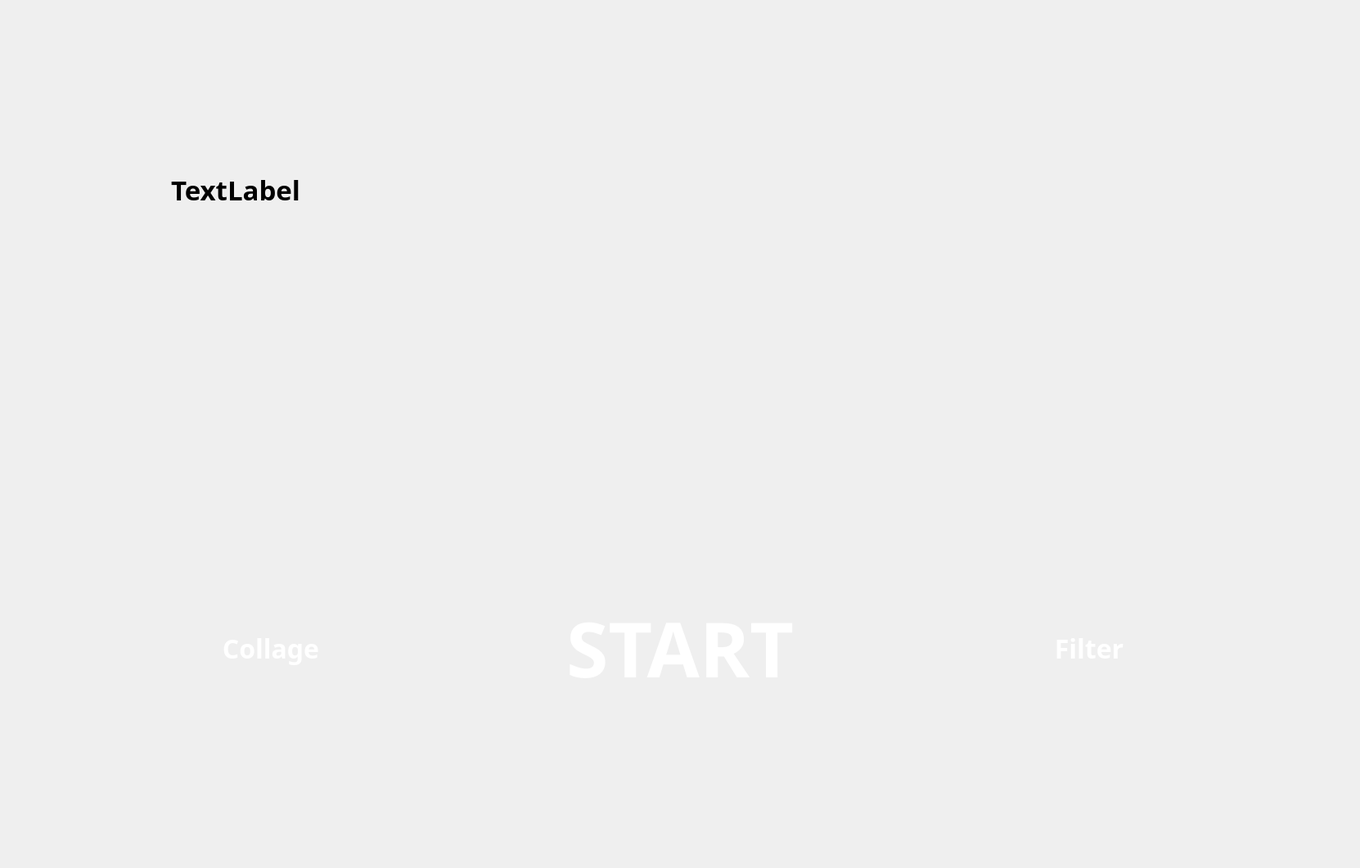
<?xml version="1.0" encoding="UTF-8"?>
<ui version="4.0">
 <class>MainWindow</class>
 <widget class="QMainWindow" name="MainWindow">
  <property name="geometry">
   <rect>
    <x>0</x>
    <y>0</y>
    <width>1662</width>
    <height>1061</height>
   </rect>
  </property>
  <property name="sizePolicy">
   <sizepolicy hsizetype="MinimumExpanding" vsizetype="MinimumExpanding">
    <horstretch>0</horstretch>
    <verstretch>0</verstretch>
   </sizepolicy>
  </property>
  <property name="windowTitle">
   <string>Photobox</string>
  </property>
  <property name="windowIcon">
   <iconset>
    <normaloff>:/images/images/aperature.png</normaloff>:/images/images/aperature.png</iconset>
  </property>
  <property name="styleSheet">
   <string notr="true"/>
  </property>
  <property name="documentMode">
   <bool>false</bool>
  </property>
  <property name="tabShape">
   <enum>QTabWidget::Rounded</enum>
  </property>
  <property name="unifiedTitleAndToolBarOnMac">
   <bool>false</bool>
  </property>
  <widget class="QWidget" name="centralwidget">
   <property name="sizePolicy">
    <sizepolicy hsizetype="MinimumExpanding" vsizetype="MinimumExpanding">
     <horstretch>0</horstretch>
     <verstretch>0</verstretch>
    </sizepolicy>
   </property>
   <property name="styleSheet">
    <string notr="true"/>
   </property>
   <layout class="QGridLayout" name="gridLayout_3">
    <property name="leftMargin">
     <number>0</number>
    </property>
    <property name="topMargin">
     <number>0</number>
    </property>
    <property name="rightMargin">
     <number>0</number>
    </property>
    <property name="bottomMargin">
     <number>0</number>
    </property>
    <property name="spacing">
     <number>0</number>
    </property>
    <item row="0" column="0">
     <widget class="QStackedWidget" name="stackedWidget">
      <property name="sizePolicy">
       <sizepolicy hsizetype="MinimumExpanding" vsizetype="MinimumExpanding">
        <horstretch>0</horstretch>
        <verstretch>0</verstretch>
       </sizepolicy>
      </property>
      <property name="layoutDirection">
       <enum>Qt::LeftToRight</enum>
      </property>
      <property name="autoFillBackground">
       <bool>false</bool>
      </property>
      <property name="styleSheet">
       <string notr="true"/>
      </property>
      <property name="currentIndex">
       <number>0</number>
      </property>
      <widget class="QWidget" name="start_page">
       <property name="sizePolicy">
        <sizepolicy hsizetype="MinimumExpanding" vsizetype="MinimumExpanding">
         <horstretch>0</horstretch>
         <verstretch>0</verstretch>
        </sizepolicy>
       </property>
       <property name="styleSheet">
        <string notr="true">QWidget#start_page{
border-image: url(:/files/backgrounds/background.png) 0 0 0 0 stretch stretch;
}</string>
       </property>
       <layout class="QVBoxLayout" name="verticalLayout_5">
        <item>
         <layout class="QVBoxLayout" name="verticalLayout">
          <item>
           <spacer name="verticalSpacer_4">
            <property name="orientation">
             <enum>Qt::Vertical</enum>
            </property>
            <property name="sizeType">
             <enum>QSizePolicy::Fixed</enum>
            </property>
            <property name="sizeHint" stdset="0">
             <size>
              <width>20</width>
              <height>200</height>
             </size>
            </property>
           </spacer>
          </item>
          <item>
           <layout class="QHBoxLayout" name="horizontalLayout_2">
            <item>
             <spacer name="horizontalSpacer_2">
              <property name="orientation">
               <enum>Qt::Horizontal</enum>
              </property>
              <property name="sizeType">
               <enum>QSizePolicy::Fixed</enum>
              </property>
              <property name="sizeHint" stdset="0">
               <size>
                <width>200</width>
                <height>20</height>
               </size>
              </property>
             </spacer>
            </item>
            <item>
             <widget class="QLabel" name="welcome_message">
              <property name="font">
               <font>
                <family>Oxanium</family>
                <pointsize>25</pointsize>
                <weight>75</weight>
                <bold>true</bold>
               </font>
              </property>
              <property name="styleSheet">
               <string notr="true">color: rgb(0, 0, 0);</string>
              </property>
              <property name="text">
               <string>TextLabel</string>
              </property>
             </widget>
            </item>
            <item>
             <spacer name="horizontalSpacer">
              <property name="orientation">
               <enum>Qt::Horizontal</enum>
              </property>
              <property name="sizeType">
               <enum>QSizePolicy::Expanding</enum>
              </property>
              <property name="sizeHint" stdset="0">
               <size>
                <width>40</width>
                <height>20</height>
               </size>
              </property>
             </spacer>
            </item>
           </layout>
          </item>
          <item>
           <spacer name="verticalSpacer_8">
            <property name="orientation">
             <enum>Qt::Vertical</enum>
            </property>
            <property name="sizeHint" stdset="0">
             <size>
              <width>20</width>
              <height>40</height>
             </size>
            </property>
           </spacer>
          </item>
          <item>
           <layout class="QHBoxLayout" name="horizontalLayout_3">
            <property name="spacing">
             <number>200</number>
            </property>
            <property name="bottomMargin">
             <number>60</number>
            </property>
            <item>
             <spacer name="horizontalSpacer_7">
              <property name="orientation">
               <enum>Qt::Horizontal</enum>
              </property>
              <property name="sizeType">
               <enum>QSizePolicy::MinimumExpanding</enum>
              </property>
              <property name="sizeHint" stdset="0">
               <size>
                <width>20</width>
                <height>20</height>
               </size>
              </property>
             </spacer>
            </item>
            <item>
             <widget class="QPushButton" name="collage_button">
              <property name="enabled">
               <bool>true</bool>
              </property>
              <property name="sizePolicy">
               <sizepolicy hsizetype="Maximum" vsizetype="Maximum">
                <horstretch>0</horstretch>
                <verstretch>0</verstretch>
               </sizepolicy>
              </property>
              <property name="minimumSize">
               <size>
                <width>200</width>
                <height>200</height>
               </size>
              </property>
              <property name="font">
               <font>
                <family>Oxanium</family>
                <pointsize>24</pointsize>
                <weight>75</weight>
                <bold>true</bold>
               </font>
              </property>
              <property name="styleSheet">
               <string notr="true">QPushButton {
color: #FFFFFF;
border: none;
border-radius: 100px;
border-style: outset;
background: qradialgradient(
cx: 0.3, cy: -0.4, fx: 0.3, fy: -0.4,
radius: 1.35, stop: 0 #F6F5F4, stop: 1 #62A0EA
);
padding: 5px;
}

QPushButton:hover {
background: qradialgradient(
cx: 0.3, cy: -0.4, fx: 0.3, fy: -0.4,
radius: 1.35, stop: 0 #F6F5F4, stop: 1 #62A0EA
);
}

QPushButton:pressed {
border-style: inset;
background: qradialgradient(
cx: 0.4, cy: -0.1, fx: 0.4, fy: -0.1,
radius: 1.35, stop: 0 #1C71D8, stop: 1 #1C71D8
);
}

QPushButton:disabled {
border-style: inset;
background: qradialgradient(
cx: 0.4, cy: -0.1, fx: 0.4, fy: -0.1,
radius: 1.35, stop: 0 #C0BFBC, stop: 1 #F6F5F4
);
}</string>
              </property>
              <property name="text">
               <string>Collage</string>
              </property>
             </widget>
            </item>
            <item>
             <widget class="QPushButton" name="start_button">
              <property name="sizePolicy">
               <sizepolicy hsizetype="Maximum" vsizetype="Maximum">
                <horstretch>0</horstretch>
                <verstretch>0</verstretch>
               </sizepolicy>
              </property>
              <property name="minimumSize">
               <size>
                <width>400</width>
                <height>400</height>
               </size>
              </property>
              <property name="palette">
               <palette>
                <active>
                 <colorrole role="WindowText">
                  <brush brushstyle="SolidPattern">
                   <color alpha="255">
                    <red>255</red>
                    <green>255</green>
                    <blue>255</blue>
                   </color>
                  </brush>
                 </colorrole>
                 <colorrole role="Button">
                  <brush brushstyle="RadialGradientPattern">
                   <gradient centralx="0.300000000000000" centraly="-0.400000000000000" focalx="0.300000000000000" focaly="-0.400000000000000" radius="1.350000000000000" type="RadialGradient" spread="PadSpread" coordinatemode="ObjectBoundingMode">
                    <gradientstop position="0.000000000000000">
                     <color alpha="255">
                      <red>246</red>
                      <green>245</green>
                      <blue>244</blue>
                     </color>
                    </gradientstop>
                    <gradientstop position="1.000000000000000">
                     <color alpha="255">
                      <red>237</red>
                      <green>51</green>
                      <blue>59</blue>
                     </color>
                    </gradientstop>
                   </gradient>
                  </brush>
                 </colorrole>
                 <colorrole role="Text">
                  <brush brushstyle="SolidPattern">
                   <color alpha="255">
                    <red>255</red>
                    <green>255</green>
                    <blue>255</blue>
                   </color>
                  </brush>
                 </colorrole>
                 <colorrole role="ButtonText">
                  <brush brushstyle="SolidPattern">
                   <color alpha="255">
                    <red>255</red>
                    <green>255</green>
                    <blue>255</blue>
                   </color>
                  </brush>
                 </colorrole>
                 <colorrole role="Base">
                  <brush brushstyle="RadialGradientPattern">
                   <gradient centralx="0.300000000000000" centraly="-0.400000000000000" focalx="0.300000000000000" focaly="-0.400000000000000" radius="1.350000000000000" type="RadialGradient" spread="PadSpread" coordinatemode="ObjectBoundingMode">
                    <gradientstop position="0.000000000000000">
                     <color alpha="255">
                      <red>246</red>
                      <green>245</green>
                      <blue>244</blue>
                     </color>
                    </gradientstop>
                    <gradientstop position="1.000000000000000">
                     <color alpha="255">
                      <red>237</red>
                      <green>51</green>
                      <blue>59</blue>
                     </color>
                    </gradientstop>
                   </gradient>
                  </brush>
                 </colorrole>
                 <colorrole role="Window">
                  <brush brushstyle="RadialGradientPattern">
                   <gradient centralx="0.300000000000000" centraly="-0.400000000000000" focalx="0.300000000000000" focaly="-0.400000000000000" radius="1.350000000000000" type="RadialGradient" spread="PadSpread" coordinatemode="ObjectBoundingMode">
                    <gradientstop position="0.000000000000000">
                     <color alpha="255">
                      <red>246</red>
                      <green>245</green>
                      <blue>244</blue>
                     </color>
                    </gradientstop>
                    <gradientstop position="1.000000000000000">
                     <color alpha="255">
                      <red>237</red>
                      <green>51</green>
                      <blue>59</blue>
                     </color>
                    </gradientstop>
                   </gradient>
                  </brush>
                 </colorrole>
                 <colorrole role="PlaceholderText">
                  <brush brushstyle="SolidPattern">
                   <color alpha="255">
                    <red>255</red>
                    <green>255</green>
                    <blue>255</blue>
                   </color>
                  </brush>
                 </colorrole>
                </active>
                <inactive>
                 <colorrole role="WindowText">
                  <brush brushstyle="SolidPattern">
                   <color alpha="255">
                    <red>255</red>
                    <green>255</green>
                    <blue>255</blue>
                   </color>
                  </brush>
                 </colorrole>
                 <colorrole role="Button">
                  <brush brushstyle="RadialGradientPattern">
                   <gradient centralx="0.300000000000000" centraly="-0.400000000000000" focalx="0.300000000000000" focaly="-0.400000000000000" radius="1.350000000000000" type="RadialGradient" spread="PadSpread" coordinatemode="ObjectBoundingMode">
                    <gradientstop position="0.000000000000000">
                     <color alpha="255">
                      <red>246</red>
                      <green>245</green>
                      <blue>244</blue>
                     </color>
                    </gradientstop>
                    <gradientstop position="1.000000000000000">
                     <color alpha="255">
                      <red>237</red>
                      <green>51</green>
                      <blue>59</blue>
                     </color>
                    </gradientstop>
                   </gradient>
                  </brush>
                 </colorrole>
                 <colorrole role="Text">
                  <brush brushstyle="SolidPattern">
                   <color alpha="255">
                    <red>255</red>
                    <green>255</green>
                    <blue>255</blue>
                   </color>
                  </brush>
                 </colorrole>
                 <colorrole role="ButtonText">
                  <brush brushstyle="SolidPattern">
                   <color alpha="255">
                    <red>255</red>
                    <green>255</green>
                    <blue>255</blue>
                   </color>
                  </brush>
                 </colorrole>
                 <colorrole role="Base">
                  <brush brushstyle="RadialGradientPattern">
                   <gradient centralx="0.300000000000000" centraly="-0.400000000000000" focalx="0.300000000000000" focaly="-0.400000000000000" radius="1.350000000000000" type="RadialGradient" spread="PadSpread" coordinatemode="ObjectBoundingMode">
                    <gradientstop position="0.000000000000000">
                     <color alpha="255">
                      <red>246</red>
                      <green>245</green>
                      <blue>244</blue>
                     </color>
                    </gradientstop>
                    <gradientstop position="1.000000000000000">
                     <color alpha="255">
                      <red>237</red>
                      <green>51</green>
                      <blue>59</blue>
                     </color>
                    </gradientstop>
                   </gradient>
                  </brush>
                 </colorrole>
                 <colorrole role="Window">
                  <brush brushstyle="RadialGradientPattern">
                   <gradient centralx="0.300000000000000" centraly="-0.400000000000000" focalx="0.300000000000000" focaly="-0.400000000000000" radius="1.350000000000000" type="RadialGradient" spread="PadSpread" coordinatemode="ObjectBoundingMode">
                    <gradientstop position="0.000000000000000">
                     <color alpha="255">
                      <red>246</red>
                      <green>245</green>
                      <blue>244</blue>
                     </color>
                    </gradientstop>
                    <gradientstop position="1.000000000000000">
                     <color alpha="255">
                      <red>237</red>
                      <green>51</green>
                      <blue>59</blue>
                     </color>
                    </gradientstop>
                   </gradient>
                  </brush>
                 </colorrole>
                 <colorrole role="PlaceholderText">
                  <brush brushstyle="SolidPattern">
                   <color alpha="255">
                    <red>255</red>
                    <green>255</green>
                    <blue>255</blue>
                   </color>
                  </brush>
                 </colorrole>
                </inactive>
                <disabled>
                 <colorrole role="WindowText">
                  <brush brushstyle="SolidPattern">
                   <color alpha="255">
                    <red>255</red>
                    <green>255</green>
                    <blue>255</blue>
                   </color>
                  </brush>
                 </colorrole>
                 <colorrole role="Button">
                  <brush brushstyle="RadialGradientPattern">
                   <gradient centralx="0.300000000000000" centraly="-0.400000000000000" focalx="0.300000000000000" focaly="-0.400000000000000" radius="1.350000000000000" type="RadialGradient" spread="PadSpread" coordinatemode="ObjectBoundingMode">
                    <gradientstop position="0.000000000000000">
                     <color alpha="255">
                      <red>246</red>
                      <green>245</green>
                      <blue>244</blue>
                     </color>
                    </gradientstop>
                    <gradientstop position="1.000000000000000">
                     <color alpha="255">
                      <red>237</red>
                      <green>51</green>
                      <blue>59</blue>
                     </color>
                    </gradientstop>
                   </gradient>
                  </brush>
                 </colorrole>
                 <colorrole role="Text">
                  <brush brushstyle="SolidPattern">
                   <color alpha="255">
                    <red>255</red>
                    <green>255</green>
                    <blue>255</blue>
                   </color>
                  </brush>
                 </colorrole>
                 <colorrole role="ButtonText">
                  <brush brushstyle="SolidPattern">
                   <color alpha="255">
                    <red>255</red>
                    <green>255</green>
                    <blue>255</blue>
                   </color>
                  </brush>
                 </colorrole>
                 <colorrole role="Base">
                  <brush brushstyle="RadialGradientPattern">
                   <gradient centralx="0.300000000000000" centraly="-0.400000000000000" focalx="0.300000000000000" focaly="-0.400000000000000" radius="1.350000000000000" type="RadialGradient" spread="PadSpread" coordinatemode="ObjectBoundingMode">
                    <gradientstop position="0.000000000000000">
                     <color alpha="255">
                      <red>246</red>
                      <green>245</green>
                      <blue>244</blue>
                     </color>
                    </gradientstop>
                    <gradientstop position="1.000000000000000">
                     <color alpha="255">
                      <red>237</red>
                      <green>51</green>
                      <blue>59</blue>
                     </color>
                    </gradientstop>
                   </gradient>
                  </brush>
                 </colorrole>
                 <colorrole role="Window">
                  <brush brushstyle="RadialGradientPattern">
                   <gradient centralx="0.300000000000000" centraly="-0.400000000000000" focalx="0.300000000000000" focaly="-0.400000000000000" radius="1.350000000000000" type="RadialGradient" spread="PadSpread" coordinatemode="ObjectBoundingMode">
                    <gradientstop position="0.000000000000000">
                     <color alpha="255">
                      <red>246</red>
                      <green>245</green>
                      <blue>244</blue>
                     </color>
                    </gradientstop>
                    <gradientstop position="1.000000000000000">
                     <color alpha="255">
                      <red>237</red>
                      <green>51</green>
                      <blue>59</blue>
                     </color>
                    </gradientstop>
                   </gradient>
                  </brush>
                 </colorrole>
                 <colorrole role="PlaceholderText">
                  <brush brushstyle="SolidPattern">
                   <color alpha="255">
                    <red>255</red>
                    <green>255</green>
                    <blue>255</blue>
                   </color>
                  </brush>
                 </colorrole>
                </disabled>
               </palette>
              </property>
              <property name="font">
               <font>
                <family>Oxanium</family>
                <pointsize>70</pointsize>
                <weight>75</weight>
                <bold>true</bold>
               </font>
              </property>
              <property name="autoFillBackground">
               <bool>false</bool>
              </property>
              <property name="styleSheet">
               <string notr="true">QPushButton {
color: #FFFFFF;
border: none;
border-radius: 200px;
border-style: outset;
background: qradialgradient(
cx: 0.3, cy: -0.4, fx: 0.3, fy: -0.4,
radius: 1.35, stop: 0 #F6F5F4, stop: 1 #ED333B
);
padding: 5px;
}

QPushButton:hover {
background: qradialgradient(
cx: 0.3, cy: -0.4, fx: 0.3, fy: -0.4,
radius: 1.35, stop: 0 #F6F5F4, stop: 1 #ED333B
);
}

QPushButton:pressed {
border-style: inset;
background: qradialgradient(
cx: 0.4, cy: -0.1, fx: 0.4, fy: -0.1,
radius: 1.35, stop: 0 #FF0000, stop: 1 #FF0000
);
}</string>
              </property>
              <property name="text">
               <string>START</string>
              </property>
             </widget>
            </item>
            <item>
             <widget class="QPushButton" name="filters_button">
              <property name="enabled">
               <bool>true</bool>
              </property>
              <property name="sizePolicy">
               <sizepolicy hsizetype="Maximum" vsizetype="Maximum">
                <horstretch>0</horstretch>
                <verstretch>0</verstretch>
               </sizepolicy>
              </property>
              <property name="minimumSize">
               <size>
                <width>200</width>
                <height>200</height>
               </size>
              </property>
              <property name="font">
               <font>
                <family>Oxanium</family>
                <pointsize>24</pointsize>
                <weight>75</weight>
                <bold>true</bold>
               </font>
              </property>
              <property name="styleSheet">
               <string notr="true">QPushButton {
color: #FFFFFF;
border: none;
border-radius:100px;
border-style: outset;
background: qradialgradient(
cx: 0.3, cy: -0.4, fx: 0.3, fy: -0.4,
radius: 1.35, stop: 0 #F6F5F4, stop: 1 #62A0EA
);
padding: 5px;
}

QPushButton:hover {
background: qradialgradient(
cx: 0.3, cy: -0.4, fx: 0.3, fy: -0.4,
radius: 1.35, stop: 0 #F6F5F4, stop: 1 #62A0EA
);
}

QPushButton:pressed {
border-style: inset;
background: qradialgradient(
cx: 0.4, cy: -0.1, fx: 0.4, fy: -0.1,
radius: 1.35, stop: 0 #1C71D8, stop: 1 #1C71D8
);
}

QPushButton:disabled {
border-style: inset;
background: qradialgradient(
cx: 0.4, cy: -0.1, fx: 0.4, fy: -0.1,
radius: 1.35, stop: 0 #C0BFBC, stop: 1 #F6F5F4
);
}</string>
              </property>
              <property name="text">
               <string>Filter</string>
              </property>
             </widget>
            </item>
            <item>
             <spacer name="horizontalSpacer_8">
              <property name="orientation">
               <enum>Qt::Horizontal</enum>
              </property>
              <property name="sizeType">
               <enum>QSizePolicy::MinimumExpanding</enum>
              </property>
              <property name="sizeHint" stdset="0">
               <size>
                <width>20</width>
                <height>20</height>
               </size>
              </property>
             </spacer>
            </item>
           </layout>
          </item>
         </layout>
        </item>
       </layout>
      </widget>
      <widget class="QWidget" name="photo_page">
       <property name="sizePolicy">
        <sizepolicy hsizetype="MinimumExpanding" vsizetype="MinimumExpanding">
         <horstretch>0</horstretch>
         <verstretch>0</verstretch>
        </sizepolicy>
       </property>
       <property name="styleSheet">
        <string notr="true">QWidget#photo_page{
border-image: url(:/files/backgrounds/background.png) 0 0 0 0 stretch stretch;
}</string>
       </property>
       <layout class="QGridLayout" name="photo_page_grid">
        <property name="topMargin">
         <number>40</number>
        </property>
        <property name="bottomMargin">
         <number>40</number>
        </property>
        <item row="0" column="1">
         <widget class="QLabel" name="stream">
          <property name="sizePolicy">
           <sizepolicy hsizetype="MinimumExpanding" vsizetype="MinimumExpanding">
            <horstretch>0</horstretch>
            <verstretch>0</verstretch>
           </sizepolicy>
          </property>
          <property name="minimumSize">
           <size>
            <width>480</width>
            <height>240</height>
           </size>
          </property>
          <property name="font">
           <font>
            <kerning>true</kerning>
           </font>
          </property>
          <property name="autoFillBackground">
           <bool>false</bool>
          </property>
          <property name="styleSheet">
           <string notr="true">border: 5px solid rgb(175, 171, 155)</string>
          </property>
          <property name="frameShape">
           <enum>QFrame::NoFrame</enum>
          </property>
          <property name="frameShadow">
           <enum>QFrame::Plain</enum>
          </property>
          <property name="lineWidth">
           <number>5</number>
          </property>
          <property name="midLineWidth">
           <number>1</number>
          </property>
          <property name="text">
           <string/>
          </property>
          <property name="pixmap">
           <pixmap resource="resources.qrc">:/files/backgrounds/background.png</pixmap>
          </property>
          <property name="scaledContents">
           <bool>false</bool>
          </property>
          <property name="alignment">
           <set>Qt::AlignCenter</set>
          </property>
          <property name="margin">
           <number>0</number>
          </property>
          <property name="indent">
           <number>-1</number>
          </property>
         </widget>
        </item>
        <item row="1" column="1">
         <layout class="QHBoxLayout" name="photo_page_buttons" stretch="0,0,0,0,0,0,0">
          <property name="spacing">
           <number>80</number>
          </property>
          <property name="sizeConstraint">
           <enum>QLayout::SetDefaultConstraint</enum>
          </property>
          <property name="topMargin">
           <number>0</number>
          </property>
          <property name="bottomMargin">
           <number>95</number>
          </property>
          <item>
           <spacer name="horizontalSpacer_10">
            <property name="orientation">
             <enum>Qt::Horizontal</enum>
            </property>
            <property name="sizeHint" stdset="0">
             <size>
              <width>40</width>
              <height>20</height>
             </size>
            </property>
           </spacer>
          </item>
          <item>
           <widget class="QToolButton" name="home_button">
            <property name="minimumSize">
             <size>
              <width>150</width>
              <height>150</height>
             </size>
            </property>
            <property name="font">
             <font>
              <family>Oxanium</family>
              <pointsize>18</pointsize>
             </font>
            </property>
            <property name="styleSheet">
             <string notr="true">QToolButton {
color: #FFFFFF;
border: none;
border-radius: 75px;
border-style: outset;
background: qradialgradient(
cx: 0.3, cy: -0.4, fx: 0.3, fy: -0.4,
radius: 1.35, stop: 0 #F6F5F4, stop: 1 #62A0EA
);
padding: 5px;
}

QToolButton:hover {
background: qradialgradient(
cx: 0.3, cy: -0.4, fx: 0.3, fy: -0.4,
radius: 1.35, stop: 0 #F6F5F4, stop: 1 #62A0EA
);
}

QToolButton:pressed {
border-style: inset;
background: qradialgradient(
cx: 0.4, cy: -0.1, fx: 0.4, fy: -0.1,
radius: 1.35, stop: 0 #1C71D8, stop: 1 #1C71D8
);
}

QToolButton:disabled {
border-style: inset;
background: qradialgradient(
cx: 0.4, cy: -0.1, fx: 0.4, fy: -0.1,
radius: 1.35, stop: 0 #C0BFBC, stop: 1 #F6F5F4
);
}</string>
            </property>
            <property name="text">
             <string>Save</string>
            </property>
            <property name="icon">
             <iconset resource="resources.qrc">
              <normaloff>:/files/icons/home.png</normaloff>:/files/icons/home.png</iconset>
            </property>
            <property name="iconSize">
             <size>
              <width>100</width>
              <height>100</height>
             </size>
            </property>
            <property name="toolButtonStyle">
             <enum>Qt::ToolButtonIconOnly</enum>
            </property>
           </widget>
          </item>
          <item>
           <widget class="QToolButton" name="delete_button">
            <property name="minimumSize">
             <size>
              <width>150</width>
              <height>150</height>
             </size>
            </property>
            <property name="font">
             <font>
              <family>Oxanium</family>
              <pointsize>18</pointsize>
             </font>
            </property>
            <property name="styleSheet">
             <string notr="true">QToolButton {
color: #FFFFFF;
border: none;
border-radius: 75px;
border-style: outset;
background: qradialgradient(
cx: 0.3, cy: -0.4, fx: 0.3, fy: -0.4,
radius: 1.35, stop: 0 #F6F5F4, stop: 1 #62A0EA
);
padding: 5px;
}

QToolButton:hover {
background: qradialgradient(
cx: 0.3, cy: -0.4, fx: 0.3, fy: -0.4,
radius: 1.35, stop: 0 #F6F5F4, stop: 1 #62A0EA
);
}

QToolButton:pressed {
border-style: inset;
background: qradialgradient(
cx: 0.4, cy: -0.1, fx: 0.4, fy: -0.1,
radius: 1.35, stop: 0 #1C71D8, stop: 1 #1C71D8
);
}

QToolButton:disabled {
border-style: inset;
background: qradialgradient(
cx: 0.4, cy: -0.1, fx: 0.4, fy: -0.1,
radius: 1.35, stop: 0 #C0BFBC, stop: 1 #F6F5F4
);
}</string>
            </property>
            <property name="text">
             <string>Delete</string>
            </property>
            <property name="icon">
             <iconset resource="resources.qrc">
              <normaloff>:/files/icons/remove_image.png</normaloff>:/files/icons/remove_image.png</iconset>
            </property>
            <property name="iconSize">
             <size>
              <width>100</width>
              <height>100</height>
             </size>
            </property>
            <property name="toolButtonStyle">
             <enum>Qt::ToolButtonIconOnly</enum>
            </property>
           </widget>
          </item>
          <item>
           <widget class="QPushButton" name="capture_button">
            <property name="enabled">
             <bool>true</bool>
            </property>
            <property name="minimumSize">
             <size>
              <width>250</width>
              <height>250</height>
             </size>
            </property>
            <property name="font">
             <font>
              <family>Oxanium</family>
              <pointsize>45</pointsize>
              <weight>75</weight>
              <bold>true</bold>
             </font>
            </property>
            <property name="styleSheet">
             <string notr="true">QPushButton {
color: #FFFFFF;
border: none;
border-radius: 125px;
border-style: outset;
background: qradialgradient(
cx: 0.3, cy: -0.4, fx: 0.3, fy: -0.4,
radius: 1.35, stop: 0 #F6F5F4, stop: 1 #ED333B
);
qproperty-icon: url(:/files/icons/aperature.png);
}

QPushButton:disabled {
color: #FFFFFF;
border: none;
border-radius: 125px;
border-style: outset;
background: qradialgradient(
cx: 0.3, cy: -0.4, fx: 0.3, fy: -0.4,
radius: 1.35, stop: 0 rgba(246,245,244, 120), stop: 1 rgba(237,51,59, 220)
);
qproperty-icon: url(:/images/images/aperature.png);
}

QPushButton:hover {
background: qradialgradient(
cx: 0.3, cy: -0.4, fx: 0.3, fy: -0.4,
radius: 1.35, stop: 0 #F6F5F4, stop: 1 #ED333B
);
}

QPushButton:pressed {
border-style: inset;
background: qradialgradient(
cx: 0.4, cy: -0.1, fx: 0.4, fy: -0.1,
radius: 1.35, stop: 0 #FF0000, stop: 1 #FF0000
);
}</string>
            </property>
            <property name="text">
             <string/>
            </property>
            <property name="iconSize">
             <size>
              <width>150</width>
              <height>150</height>
             </size>
            </property>
           </widget>
          </item>
          <item>
           <widget class="QToolButton" name="download_button">
            <property name="minimumSize">
             <size>
              <width>150</width>
              <height>150</height>
             </size>
            </property>
            <property name="font">
             <font>
              <family>Oxanium</family>
              <pointsize>18</pointsize>
             </font>
            </property>
            <property name="autoFillBackground">
             <bool>false</bool>
            </property>
            <property name="styleSheet">
             <string notr="true">QToolButton {
color: #FFFFFF;
border: none;
border-radius: 75px;
border-style: outset;
background: qradialgradient(
cx: 0.3, cy: -0.4, fx: 0.3, fy: -0.4,
radius: 1.35, stop: 0 #F6F5F4, stop: 1 #62A0EA
);
padding: 5px;
}

QToolButton:hover {
background: qradialgradient(
cx: 0.3, cy: -0.4, fx: 0.3, fy: -0.4,
radius: 1.35, stop: 0 #F6F5F4, stop: 1 #62A0EA
);
}

QToolButton:pressed {
border-style: inset;
background: qradialgradient(
cx: 0.4, cy: -0.1, fx: 0.4, fy: -0.1,
radius: 1.35, stop: 0 #1C71D8, stop: 1 #1C71D8
);
}

QToolButton:disabled {
border-style: inset;
background: qradialgradient(
cx: 0.4, cy: -0.1, fx: 0.4, fy: -0.1,
radius: 1.35, stop: 0 #C0BFBC, stop: 1 #F6F5F4
);
}</string>
            </property>
            <property name="text">
             <string>Share</string>
            </property>
            <property name="icon">
             <iconset resource="resources.qrc">
              <normaloff>:/files/icons/share.png</normaloff>:/files/icons/share.png</iconset>
            </property>
            <property name="iconSize">
             <size>
              <width>100</width>
              <height>100</height>
             </size>
            </property>
            <property name="toolButtonStyle">
             <enum>Qt::ToolButtonIconOnly</enum>
            </property>
           </widget>
          </item>
          <item>
           <widget class="QToolButton" name="print_button">
            <property name="enabled">
             <bool>true</bool>
            </property>
            <property name="sizePolicy">
             <sizepolicy hsizetype="Minimum" vsizetype="Fixed">
              <horstretch>0</horstretch>
              <verstretch>0</verstretch>
             </sizepolicy>
            </property>
            <property name="minimumSize">
             <size>
              <width>150</width>
              <height>150</height>
             </size>
            </property>
            <property name="font">
             <font>
              <family>Oxanium</family>
              <pointsize>18</pointsize>
             </font>
            </property>
            <property name="styleSheet">
             <string notr="true">QToolButton {
color: #FFFFFF;
border: none;
border-radius: 75px;
border-style: outset;
background: qradialgradient(
cx: 0.3, cy: -0.4, fx: 0.3, fy: -0.4,
radius: 1.35, stop: 0 #F6F5F4, stop: 1 #62A0EA
);
padding: 5px;
}

QToolButton:hover {
background: qradialgradient(
cx: 0.3, cy: -0.4, fx: 0.3, fy: -0.4,
radius: 1.35, stop: 0 #F6F5F4, stop: 1 #62A0EA
);
}

QToolButton:pressed {
border-style: inset;
background: qradialgradient(
cx: 0.4, cy: -0.1, fx: 0.4, fy: -0.1,
radius: 1.35, stop: 0 #1C71D8, stop: 1 #1C71D8
);
}

QToolButton:disabled {
border-style: inset;
background: qradialgradient(
cx: 0.4, cy: -0.1, fx: 0.4, fy: -0.1,
radius: 1.35, stop: 0 #C0BFBC, stop: 1 #F6F5F4
);
}</string>
            </property>
            <property name="text">
             <string>Print</string>
            </property>
            <property name="icon">
             <iconset resource="resources.qrc">
              <normaloff>:/files/icons/print.png</normaloff>:/files/icons/print.png</iconset>
            </property>
            <property name="iconSize">
             <size>
              <width>100</width>
              <height>100</height>
             </size>
            </property>
            <property name="toolButtonStyle">
             <enum>Qt::ToolButtonIconOnly</enum>
            </property>
           </widget>
          </item>
          <item>
           <spacer name="horizontalSpacer_11">
            <property name="orientation">
             <enum>Qt::Horizontal</enum>
            </property>
            <property name="sizeHint" stdset="0">
             <size>
              <width>40</width>
              <height>20</height>
             </size>
            </property>
           </spacer>
          </item>
         </layout>
        </item>
       </layout>
      </widget>
      <widget class="QWidget" name="download_page">
       <property name="sizePolicy">
        <sizepolicy hsizetype="MinimumExpanding" vsizetype="MinimumExpanding">
         <horstretch>0</horstretch>
         <verstretch>0</verstretch>
        </sizepolicy>
       </property>
       <property name="styleSheet">
        <string notr="true">QWidget#download_page{
border-image: url(:/files/backgrounds/background.png) 0 0 0 0 stretch stretch;
}</string>
       </property>
       <layout class="QGridLayout" name="gridLayout">
        <property name="bottomMargin">
         <number>135</number>
        </property>
        <property name="spacing">
         <number>20</number>
        </property>
        <item row="0" column="0">
         <widget class="QLabel" name="instructions_step1">
          <property name="minimumSize">
           <size>
            <width>600</width>
            <height>0</height>
           </size>
          </property>
          <property name="autoFillBackground">
           <bool>false</bool>
          </property>
          <property name="styleSheet">
           <string notr="true">background-color: rgb(246, 245, 244);</string>
          </property>
          <property name="text">
           <string>&lt;html&gt;&lt;head/&gt;&lt;body&gt;&lt;p&gt;&lt;span style=&quot; font-size:26pt; font-weight:600;&quot;&gt;Schritt 1:&lt;/span&gt;&lt;/p&gt;&lt;p&gt;&lt;span style=&quot; font-size:18pt;&quot;&gt;Verbinden Sie das Gerät mit dem Wifi Hotspot&lt;/span&gt;&lt;/p&gt;&lt;p&gt;&lt;span style=&quot; font-size:18pt;&quot;&gt;SSID: &lt;/span&gt;&lt;span style=&quot; font-size:18pt; font-weight:600;&quot;&gt;photobox&lt;/span&gt;&lt;/p&gt;&lt;p&gt;&lt;span style=&quot; font-size:18pt;&quot;&gt;Passwort: &lt;/span&gt;&lt;span style=&quot; font-family:'Droid Sans Mono','monospace','monospace'; font-size:18pt; font-weight:600; color:#000000;&quot;&gt;my_photobooth&lt;/span&gt;&lt;/p&gt;&lt;/body&gt;&lt;/html&gt;</string>
          </property>
          <property name="margin">
           <number>20</number>
          </property>
         </widget>
        </item>
        <item row="0" column="1">
         <widget class="QLabel" name="instructions_step2">
          <property name="minimumSize">
           <size>
            <width>600</width>
            <height>0</height>
           </size>
          </property>
          <property name="autoFillBackground">
           <bool>true</bool>
          </property>
          <property name="text">
           <string>&lt;html&gt;&lt;head/&gt;&lt;body&gt;&lt;p&gt;&lt;span style=&quot; font-size:26pt; font-weight:600;&quot;&gt;Schritt2:&lt;/span&gt;&lt;/p&gt;&lt;p&gt;&lt;span style=&quot; font-size:18pt;&quot;&gt;Scannen Sie den QR-Code&lt;br/&gt;um das Bild auf Ihrem Handy herunterzuladen&lt;br/&gt;(lange gedrückt halten -&amp;gt; Bild speichern)&lt;/span&gt;&lt;/p&gt;&lt;/body&gt;&lt;/html&gt;</string>
          </property>
          <property name="margin">
           <number>20</number>
          </property>
         </widget>
        </item>
        <item row="1" column="0">
         <widget class="QLabel" name="qr_code1">
          <property name="sizePolicy">
           <sizepolicy hsizetype="Fixed" vsizetype="Fixed">
            <horstretch>0</horstretch>
            <verstretch>0</verstretch>
           </sizepolicy>
          </property>
          <property name="minimumSize">
           <size>
            <width>200</width>
            <height>200</height>
           </size>
          </property>
          <property name="text">
           <string>QR Code 1</string>
          </property>
          <property name="scaledContents">
           <bool>false</bool>
          </property>
         </widget>
        </item>
        <item row="1" column="1">
         <widget class="QLabel" name="qr_code2">
          <property name="sizePolicy">
           <sizepolicy hsizetype="Fixed" vsizetype="Fixed">
            <horstretch>0</horstretch>
            <verstretch>0</verstretch>
           </sizepolicy>
          </property>
          <property name="minimumSize">
           <size>
            <width>200</width>
            <height>200</height>
           </size>
          </property>
          <property name="text">
           <string>QR Code 2</string>
          </property>
         </widget>
        </item>
        <item row="2" column="0">
         <widget class="QPushButton" name="back_button">
          <property name="sizePolicy">
           <sizepolicy hsizetype="Fixed" vsizetype="Fixed">
            <horstretch>0</horstretch>
            <verstretch>0</verstretch>
           </sizepolicy>
          </property>
          <property name="minimumSize">
           <size>
            <width>150</width>
            <height>150</height>
           </size>
          </property>
          <property name="font">
           <font>
            <pointsize>26</pointsize>
           </font>
          </property>
          <property name="styleSheet">
           <string notr="true">QPushButton {
color: #FFFFFF;
border: none;
border-radius: 75px;
border-style: outset;
background: qradialgradient(
cx: 0.3, cy: -0.4, fx: 0.3, fy: -0.4,
radius: 1.35, stop: 0 #F6F5F4, stop: 1 #62A0EA
);
padding: 5px;
}

QPushButton:hover {
background: qradialgradient(
cx: 0.3, cy: -0.4, fx: 0.3, fy: -0.4,
radius: 1.35, stop: 0 #F6F5F4, stop: 1 #62A0EA
);
}

QPushButton:pressed {
border-style: inset;
background: qradialgradient(
cx: 0.4, cy: -0.1, fx: 0.4, fy: -0.1,
radius: 1.35, stop: 0 #1C71D8, stop: 1 #1C71D8
);
}

QPushButton:disabled {
border-style: inset;
background: qradialgradient(
cx: 0.4, cy: -0.1, fx: 0.4, fy: -0.1,
radius: 1.35, stop: 0 #C0BFBC, stop: 1 #F6F5F4
);
}</string>
          </property>
          <property name="text">
           <string/>
          </property>
          <property name="icon">
           <iconset>
            <normaloff>:/images/images/home.png</normaloff>:/images/images/home.png</iconset>
          </property>
          <property name="iconSize">
           <size>
            <width>100</width>
            <height>100</height>
           </size>
          </property>
         </widget>
        </item>
       </layout>
      </widget>
      <widget class="QWidget" name="setup_page">
       <property name="sizePolicy">
        <sizepolicy hsizetype="MinimumExpanding" vsizetype="MinimumExpanding">
         <horstretch>0</horstretch>
         <verstretch>0</verstretch>
        </sizepolicy>
       </property>
       <property name="styleSheet">
        <string notr="true">QWidget#setup_page{
border-image: url(:/files/backgrounds/background.png) 0 0 0 0 stretch stretch;
}</string>
       </property>
      </widget>
     </widget>
    </item>
   </layout>
  </widget>
 </widget>
 <resources>
  <include location="resources.qrc"/>
 </resources>
 <connections/>
</ui>
